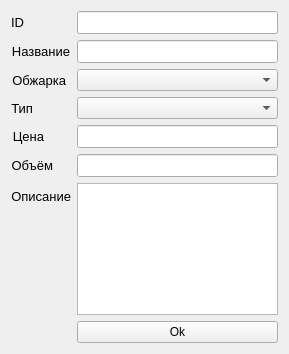
<?xml version="1.0" encoding="UTF-8"?>
<ui version="4.0">
 <class>Form</class>
 <widget class="QWidget" name="Form">
  <property name="geometry">
   <rect>
    <x>0</x>
    <y>0</y>
    <width>289</width>
    <height>354</height>
   </rect>
  </property>
  <property name="windowTitle">
   <string>Работа с записями</string>
  </property>
  <layout class="QFormLayout" name="formLayout">
   <item row="0" column="0">
    <widget class="QLabel" name="label_ID">
     <property name="font">
      <font>
       <pointsize>10</pointsize>
      </font>
     </property>
     <property name="text">
      <string>ID</string>
     </property>
     <property name="alignment">
      <set>Qt::AlignRight|Qt::AlignTrailing|Qt::AlignVCenter</set>
     </property>
    </widget>
   </item>
   <item row="0" column="1">
    <widget class="QLineEdit" name="lineEdit_ID">
     <property name="font">
      <font>
       <pointsize>10</pointsize>
      </font>
     </property>
    </widget>
   </item>
   <item row="1" column="0">
    <widget class="QLabel" name="label_ID_2">
     <property name="font">
      <font>
       <pointsize>10</pointsize>
      </font>
     </property>
     <property name="text">
      <string>Название</string>
     </property>
     <property name="alignment">
      <set>Qt::AlignRight|Qt::AlignTrailing|Qt::AlignVCenter</set>
     </property>
    </widget>
   </item>
   <item row="1" column="1">
    <widget class="QLineEdit" name="lineEdit_name">
     <property name="font">
      <font>
       <pointsize>10</pointsize>
      </font>
     </property>
    </widget>
   </item>
   <item row="2" column="0">
    <widget class="QLabel" name="label_ID_3">
     <property name="font">
      <font>
       <pointsize>10</pointsize>
      </font>
     </property>
     <property name="text">
      <string>Обжарка</string>
     </property>
     <property name="alignment">
      <set>Qt::AlignRight|Qt::AlignTrailing|Qt::AlignVCenter</set>
     </property>
    </widget>
   </item>
   <item row="2" column="1">
    <widget class="QComboBox" name="comboBox"/>
   </item>
   <item row="3" column="0">
    <widget class="QLabel" name="label_ID_4">
     <property name="font">
      <font>
       <pointsize>10</pointsize>
      </font>
     </property>
     <property name="text">
      <string>Тип</string>
     </property>
     <property name="alignment">
      <set>Qt::AlignRight|Qt::AlignTrailing|Qt::AlignVCenter</set>
     </property>
    </widget>
   </item>
   <item row="3" column="1">
    <widget class="QComboBox" name="comboBox_type"/>
   </item>
   <item row="4" column="0">
    <widget class="QLabel" name="label_ID_5">
     <property name="font">
      <font>
       <pointsize>10</pointsize>
      </font>
     </property>
     <property name="text">
      <string>Цена</string>
     </property>
     <property name="alignment">
      <set>Qt::AlignRight|Qt::AlignTrailing|Qt::AlignVCenter</set>
     </property>
    </widget>
   </item>
   <item row="4" column="1">
    <widget class="QLineEdit" name="lineEdit_price">
     <property name="font">
      <font>
       <pointsize>10</pointsize>
      </font>
     </property>
    </widget>
   </item>
   <item row="5" column="0">
    <widget class="QLabel" name="label_ID_6">
     <property name="font">
      <font>
       <pointsize>10</pointsize>
      </font>
     </property>
     <property name="text">
      <string>Объём</string>
     </property>
     <property name="alignment">
      <set>Qt::AlignRight|Qt::AlignTrailing|Qt::AlignVCenter</set>
     </property>
    </widget>
   </item>
   <item row="5" column="1">
    <widget class="QLineEdit" name="lineEdit_volue">
     <property name="font">
      <font>
       <pointsize>10</pointsize>
      </font>
     </property>
    </widget>
   </item>
   <item row="6" column="0">
    <widget class="QLabel" name="label_ID_7">
     <property name="font">
      <font>
       <pointsize>10</pointsize>
      </font>
     </property>
     <property name="text">
      <string>Описание</string>
     </property>
     <property name="alignment">
      <set>Qt::AlignRight|Qt::AlignTrailing|Qt::AlignVCenter</set>
     </property>
    </widget>
   </item>
   <item row="6" column="1">
    <widget class="QTextEdit" name="textEdit"/>
   </item>
   <item row="7" column="1">
    <widget class="QPushButton" name="okButton">
     <property name="text">
      <string>Ok</string>
     </property>
    </widget>
   </item>
  </layout>
 </widget>
 <resources/>
 <connections/>
</ui>
